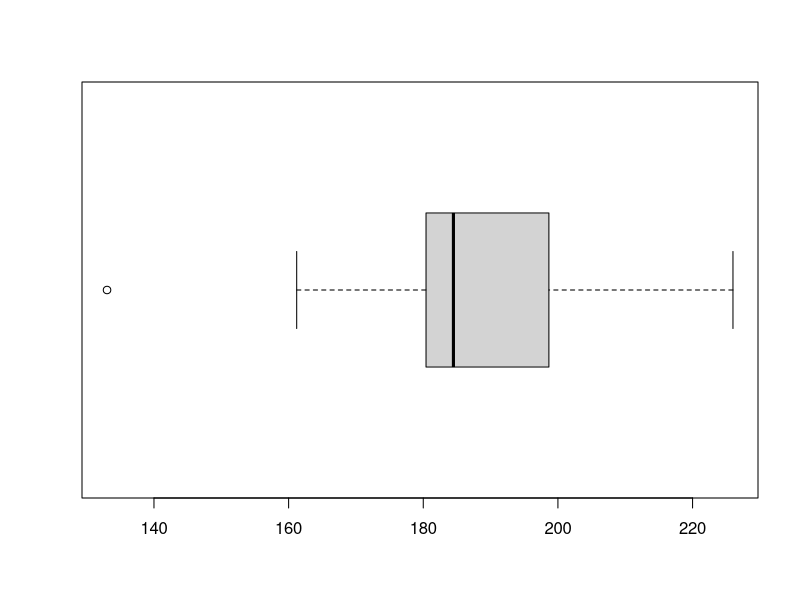
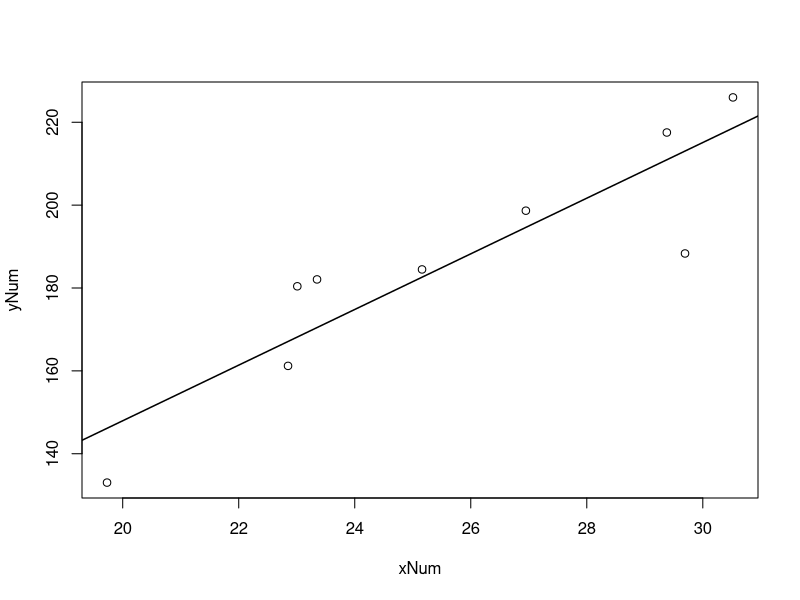

Source code (R) for these figures, in order:

######################
#Ejercicio 1
######################

xNum <- c(19.73,29.38,22.85,26.95,30.52,23.35,29.69355,23.01,25.16)
yNum <- c(133.03,217.53,161.20,198.66,226.00,182.07,188.33,180.41,184.48)
# a. Tipo de variable?
# Se esta usando una variable discreta, ya que lo que tenemos es una tabla de valores finitos.

# b. Calcular tiempo(y) y tamaño(x) medio 
xM = sum(xNum)/length(xNum)
yM = mean(yNum)

# c. Desviacion tipica de las 2 variables

#varianzas poblacionales
xVar = sum((xNum - xM)^2) / length(xNum)
yVar = sum((yNum - yM)^2) / length(yNum)

#desv. estandar poblacionales
xSd = sqrt(xVar)
ySd = sqrt(yVar)

# d. Representar los tiempos en un diagrama de cajas
boxplot(yNum, horizontal = TRUE)

# e. Representar los datos en un diagrama de puntos. Calcular  covarianza poblacional.
plot(xNum,yNum)
covPobl = sum(xNum * yNum)/length(xNum) - xM * yM

# f. Calcular y representar la recta de correlacion.
rectaRegresion = lm(yNum~xNum)
abline(rectaRegresion, lwd=1.5)

# g. Utilizar el modelo anterior para calcular el tiempo necesario para una x = 27
sprintf ("La prediccion para 27Mb es de %.4fs", predict(rectaRegresion, data.frame(xNum = 27)))


######################
#Ejercicio 4
######################
# a. Calcular valor de k para que f sea funcion de densidad
func <- function(x, k=1){k*x^2}
z <- integrate(func, lower=0, upper=1)
1/z$value # como k * z == 1, podemos sacar el valor de k diviendo 1/valor de integral

# b. Calcular funcion de distribucion de X
#func <- function(x, k=1/z$value){k*x^2}
#integrate(func, lower=0, upper=t)

integrand <- function(t) {3*t^2}
integral <- Vectorize(function(x) integrate(integrand, lower = 0, upper = x)$value)

# c. Calcular P(X > 1/2)
1 - integral(1/2)

# d. Calcular EX y VAR(X)
func <- function(x){x*3*x^2}
ex <- integrate(func, lower=0, upper=1)

func <- function(x){x^2*3*x^2}
ex2 <- integrate(func, lower=0, upper=1)

varX = as.numeric(ex2[1]) - (as.numeric(ex[1]))^2

# e. Si tenemos 150 observaciones de X, calcular la probabilidad de que al menos 135 sean mayores de 1/2
p = 7/8
m = 150*p 
q = 1 - p
s2 = 150*p*q
s = sqrt(s2)

prob = 1 - pnorm( (135 - m)/(s) )

######################
#Ejercicio 6
######################

datos <- c(595,685,640,619,604,666,608,605,604,619,587,612,632,607,586,582,636,670,638,562,593,610)

# a - Calcular el intervalo de confianza del 99% para la velocidad media
media = mean(datos)
varianza = var(datos)
sd = sd(datos)

# Al saber que n es 22, lo cual es <30 y no conocer la varianza poblacional, usaremos la t de student
# Como es bilateral usaremos 0.995 en vez de 0.99
aux = qt(0.995,21)

variacion = aux * sd/sqrt(length(datos))

upperBound = media + variacion
lowerBound = media - variacion

# b - Podemos afirmar que la velocidad media es de 640Kb/s? Plantear test de hipotesis adecuado 
# con un test de significacion del 99%

# Si suponemos que es bilateral porque queremos conseguir que nuestra velocidad sea de 640Kb/s, tendremos que
# la probabilidad es 2 * P(t21 > aux)
aux = (640-media)/(sd/sqrt(length(datos)))

#Por lo que buscaremos en la tabla la columna que esta en la fila 21 y tiene el valor mas cercano al valor de aux
aux2 = dt(aux,21)

#Y como aux2 es 0.001 que es menor que 0.0025 rechazaremos la hipotesis

